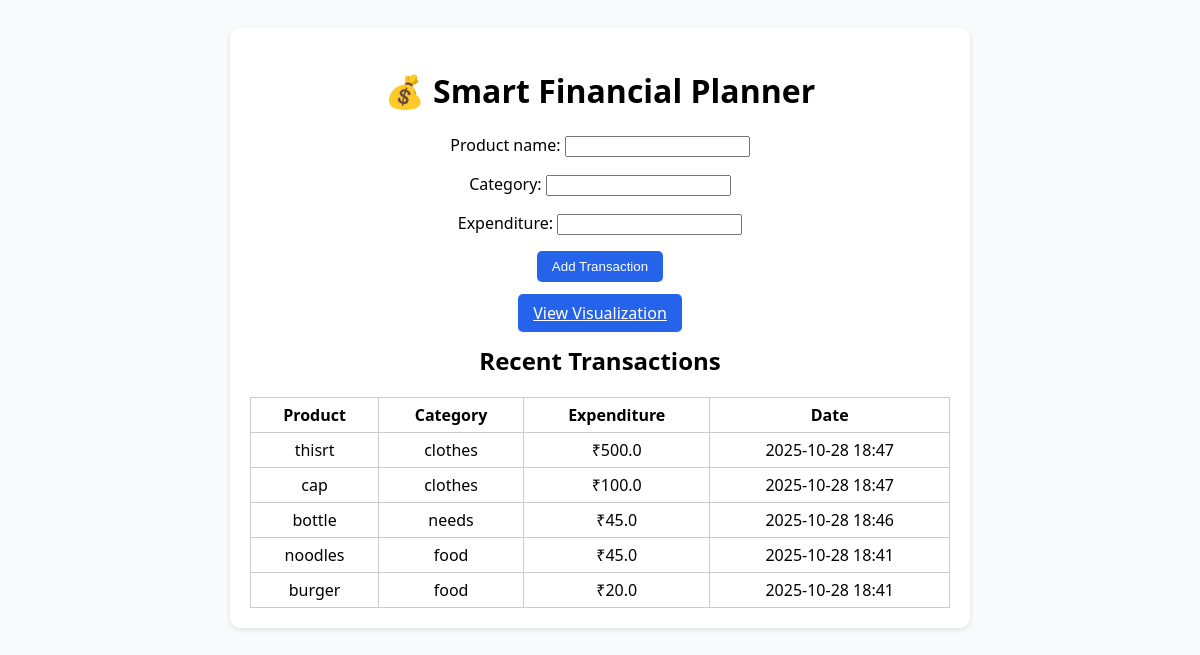
The page / on the database its author committed.
### accounts/models.py (models this page shows, shortened)
class Transaction(models.Model):
    product_name = models.CharField(max_length=100)
    category = models.CharField(max_length=50)
    expenditure = models.FloatField()
    date_added = models.DateTimeField(auto_now_add=True)

### accounts/views.py (the view, shortened to what this page needs)
# urls.py: path('', views.home, name='home'),
def home(request):
    form = TransactionForm()
    transactions = Transaction.objects.all().order_by('-date_added')[:5]
    context = {'form': form, 'transactions': transactions}
    return render(request, 'finance/home.html', context)

### accounts/forms.py
class TransactionForm(forms.ModelForm):
    class Meta:
        model = Transaction
        fields = ['product_name', 'category', 'expenditure']

### accounts/templates/finance/home.html (shortened to what this page needs)
<!DOCTYPE html>
<html>
<head>
  {% load static %}
  <link rel="stylesheet" href="{% static 'finance/styles.css' %}">
</head>
<body>
  <div class="container">
    <h1>💰 Smart Financial Planner</h1>
    <form method="POST">
      {{ form.as_p }}
      <button type="submit">Add Transaction</button>
    </form>
    <a href="{% url 'visualize' %}" class="btn">View Visualization</a>
    <h2>Recent Transactions</h2>
    <table>
      <tr><th>Product</th><th>Category</th><th>Expenditure</th><th>Date</th></tr>
      {% for txn in transactions %}
      <tr>
        <td>{{ txn.product_name }}</td>
        <td>{{ txn.category }}</td>
        <td>₹{{ txn.expenditure }}</td>
        <td>{{ txn.date_added|date:"Y-m-d H:i" }}</td>
      </tr>
      {% endfor %}
    </table>
  </div>
</body>
</html>

### accounts/static/finance/styles.css (style rules this page uses)
body { font-family: 'Segoe UI', sans-serif; background-color: #f9fafb; text-align: center; padding: 20px; }
.container { max-width: 700px; margin: auto; background: white; padding: 20px; border-radius: 10px; box-shadow: 0 2px 5px rgba(0,0,0,0.1); }
form { margin: 20px 0; }
button, .btn { background-color: #2563eb; color: white; padding: 8px 15px; border-radius: 5px; border: none; cursor: pointer; }
table { width: 100%; margin-top: 10px; border-collapse: collapse; }
th, td { border: 1px solid #ccc; padding: 6px; }

### rows shown on the page
Transaction: product_name "thisrt", category "clothes", expenditure "500.0", date_added "2025-10-28 18:47"
Transaction: product_name "cap", category "clothes", expenditure "100.0", date_added "2025-10-28 18:47"
Transaction: product_name "bottle", category "needs", expenditure "45.0", date_added "2025-10-28 18:46"
Transaction: product_name "noodles", category "food", expenditure "45.0", date_added "2025-10-28 18:41"
Transaction: product_name "burger", category "food", expenditure "20.0", date_added "2025-10-28 18:41"
